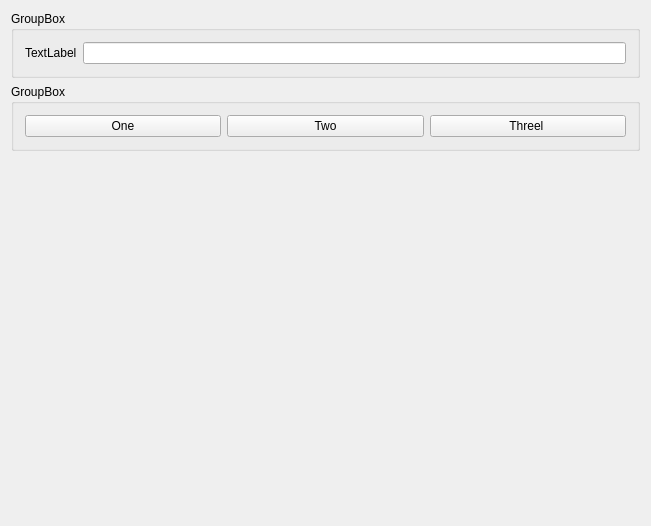
<?xml version="1.0" encoding="UTF-8"?>
<ui version="4.0">
 <class>Widget</class>
 <widget class="QWidget" name="Widget">
  <property name="geometry">
   <rect>
    <x>0</x>
    <y>0</y>
    <width>651</width>
    <height>526</height>
   </rect>
  </property>
  <property name="windowTitle">
   <string>Widget</string>
  </property>
  <layout class="QVBoxLayout" name="verticalLayout">
   <item>
    <widget class="QGroupBox" name="groupBox">
     <property name="title">
      <string>GroupBox</string>
     </property>
     <layout class="QHBoxLayout" name="horizontalLayout_2">
      <item>
       <widget class="QLabel" name="label">
        <property name="sizePolicy">
         <sizepolicy hsizetype="Preferred" vsizetype="Preferred">
          <horstretch>0</horstretch>
          <verstretch>0</verstretch>
         </sizepolicy>
        </property>
        <property name="text">
         <string>TextLabel</string>
        </property>
       </widget>
      </item>
      <item>
       <widget class="QLineEdit" name="lineEdit"/>
      </item>
     </layout>
    </widget>
   </item>
   <item>
    <widget class="QGroupBox" name="groupBox_2">
     <property name="title">
      <string>GroupBox</string>
     </property>
     <layout class="QHBoxLayout" name="horizontalLayout">
      <item>
       <widget class="QPushButton" name="pushButton">
        <property name="sizePolicy">
         <sizepolicy hsizetype="Minimum" vsizetype="Fixed">
          <horstretch>1</horstretch>
          <verstretch>0</verstretch>
         </sizepolicy>
        </property>
        <property name="text">
         <string>One</string>
        </property>
       </widget>
      </item>
      <item>
       <widget class="QPushButton" name="pushButton_2">
        <property name="sizePolicy">
         <sizepolicy hsizetype="Minimum" vsizetype="Fixed">
          <horstretch>1</horstretch>
          <verstretch>0</verstretch>
         </sizepolicy>
        </property>
        <property name="text">
         <string>Two</string>
        </property>
       </widget>
      </item>
      <item>
       <widget class="QPushButton" name="pushButton_3">
        <property name="sizePolicy">
         <sizepolicy hsizetype="Minimum" vsizetype="Fixed">
          <horstretch>1</horstretch>
          <verstretch>0</verstretch>
         </sizepolicy>
        </property>
        <property name="text">
         <string>Threel </string>
        </property>
       </widget>
      </item>
     </layout>
    </widget>
   </item>
   <item>
    <spacer name="verticalSpacer">
     <property name="orientation">
      <enum>Qt::Vertical</enum>
     </property>
     <property name="sizeHint" stdset="0">
      <size>
       <width>20</width>
       <height>384</height>
      </size>
     </property>
    </spacer>
   </item>
  </layout>
 </widget>
 <layoutdefault spacing="6" margin="11"/>
 <resources/>
 <connections/>
</ui>
